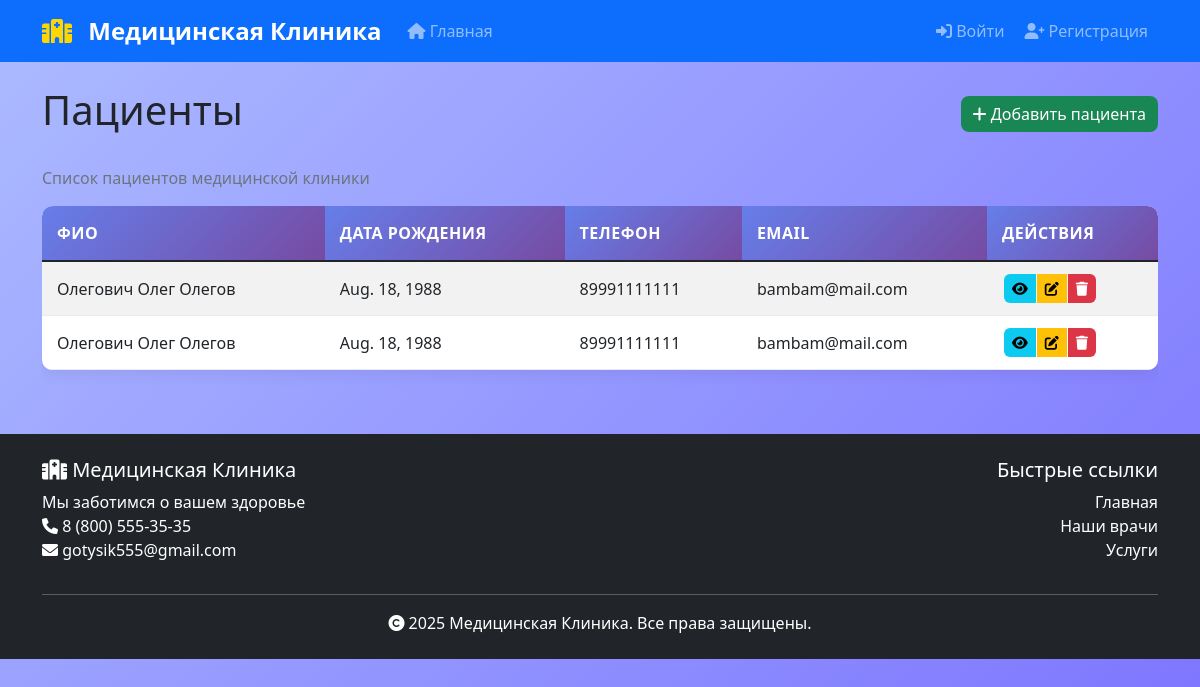
Screenshot of /clinic/patients/ with the database file from the repository.
### clinic/models.py (models this page shows, shortened)
class Patient(models.Model):
    first_name = models.CharField(max_length=50, verbose_name="Имя")
    last_name = models.CharField(max_length=50, verbose_name="Фамилия")
    middle_name = models.CharField(max_length=50, verbose_name="Отчество", blank=True)
    birth_date = models.DateField(verbose_name="Дата рождения")
    phone = models.CharField(max_length=20, verbose_name="Телефон")
    email = models.EmailField(verbose_name="Email", blank=True)
    address = models.TextField(verbose_name="Адрес", blank=True)
    class Meta:
        verbose_name = "Пациент"
        verbose_name_plural = "Пациенты"

### clinic/views.py (the view)
# urls.py: path('patients/', views.patient_list, name='patient_list'),
def patient_list(request):
    patients = Patient.objects.all()
    return render(request, 'clinic/patient_list.html', {
        'patients': patients
    })

### templates/clinic/patient_list.html (shortened to what this page needs)
{% extends 'base.html' %}
{% block content %}
<div class="d-flex justify-content-between align-items-center mb-4">
    <h1>Пациенты</h1>
    <a href="{% url 'clinic:patient_create' %}" class="btn btn-success">
        <i class="fas fa-plus"></i> Добавить пациента
    </a>
</div>
<p class="text-muted">Список пациентов медицинской клиники</p>
{% if patients %}
    <div class="table-responsive">
        <table class="table table-striped table-hover">
            <thead class="table-dark">
                <tr>
                    <th>ФИО</th>
                    <th>Дата рождения</th>
                    <th>Телефон</th>
                    <th>Email</th>
                    <th>Действия</th>
                </tr>
            </thead>
            <tbody>
                {% for patient in patients %}
                <tr>
                    <td>{{ patient.last_name }} {{ patient.first_name }} {{ patient.middle_name }}</td>
                    <td>{{ patient.birth_date }}</td>
                    <td>{{ patient.phone }}</td>
                    <td>{{ patient.email }}</td>
                    <td>
                        <div class="btn-group btn-group-sm">
                            <a href="{% url 'clinic:patient_detail' patient.pk %}" class="btn btn-info">
                                <i class="fas fa-eye"></i>
                            </a>
                            <a href="#" class="btn btn-warning">
                                <i class="fas fa-edit"></i>
                            </a>
                            <a href="#" class="btn btn-danger">
                                <i class="fas fa-trash"></i>
                            </a>
                        </div>
                    </td>
                </tr>
                {% endfor %}
            </tbody>
        </table>
    </div>
{% else %}
    <div class="text-center py-5">
        <i class="fas fa-user-injured fa-3x text-muted mb-3"></i>
        <h5 class="text-muted">Нет пациентов</h5>
        <p class="text-muted">Нажмите "Добавить пациента", чтобы создать первую запись</p>
    </div>
{% endif %}
{% endblock %}

### templates/base.html (shortened to what this page needs)
<!DOCTYPE html>
<html lang="ru">
<head>
    <link href="https://cdn.jsdelivr.net/npm/bootstrap@5.1.3/dist/css/bootstrap.min.css" rel="stylesheet">
    <link href="https://cdnjs.cloudflare.com/ajax/libs/font-awesome/6.0.0/css/all.min.css" rel="stylesheet">
    <link href="/static/css/style.css" rel="stylesheet">
    <link href="/static/css/forms.css" rel="stylesheet">
    <link href="/static/css/tables.css" rel="stylesheet">
</head>
<body>
    {% include 'includes/navigation.html' %}
    <div class="container mt-4">
        {% block content %}
        {% endblock %}
    </div>
    {% include 'includes/footer.html' %}
</body>
</html>

### templates/includes/navigation.html (shortened to what this page needs)
<nav class="navbar navbar-expand-lg navbar-dark bg-primary mb-4">
    <div class="container">
        <a class="navbar-brand" href="{% url 'home' %}">
            <i class="fas fa-hospital"></i> Медицинская Клиника
        </a>
        <div class="collapse navbar-collapse" id="navbarNav">
            <ul class="navbar-nav me-auto">
                <li class="nav-item">
                    <a class="nav-link" href="{% url 'home' %}">
                        <i class="fas fa-home"></i> Главная
                    </a>
                </li>
            </ul>
            <ul class="navbar-nav">
                {% if user.is_authenticated %}
                <li class="nav-item dropdown">
                    <a class="nav-link dropdown-toggle" href="#" id="userDropdown" role="button" data-bs-toggle="dropdown">
                        <i class="fas fa-user"></i> {{ user.username }}
                    </a>
                    <ul class="dropdown-menu">
                        <li><span class="dropdown-item-text">
                            <small>Тип: {{ user.get_user_type_display }}</small>
                        </span></li>
                        <li><hr class="dropdown-divider"></li>
                        <li><a class="dropdown-item" href="{% url 'clinic:logout' %}">
                            <i class="fas fa-sign-out-alt"></i> Выйти
                        </a></li>
                    </ul>
                </li>
                {% else %}
                <li class="nav-item">
                    <a class="nav-link" href="{% url 'clinic:login' %}">
                        <i class="fas fa-sign-in-alt"></i> Войти
                    </a>
                </li>
                <li class="nav-item">
                    <a class="nav-link" href="{% url 'clinic:register' %}">
                        <i class="fas fa-user-plus"></i> Регистрация
                    </a>
                </li>
                {% endif %}
            </ul>
        </div>
    </div>
</nav>

### templates/includes/footer.html
<footer class="bg-dark text-white mt-5">
    <div class="container py-4">
        <div class="row">
            <div class="col-md-6">
                <h5>
                    <i class="fas fa-hospital"></i> Медицинская Клиника
                </h5>
                <p class="mb-0">Мы заботимся о вашем здоровье</p>
                <p class="mb-0">
                    <i class="fas fa-phone"></i> 8 (800) 555-35-35
                </p>
                <p class="mb-0">
                    <i class="fas fa-envelope"></i> gotysik555@gmail.com
                </p>
            </div>
            <div class="col-md-6 text-end">
                <h5>Быстрые ссылки</h5>
                <ul class="list-unstyled">
                    <li><a href="{% url 'home' %}" class="text-white text-decoration-none">Главная</a></li>
                    <li><a href="{% url 'clinic:doctor_list' %}" class="text-white text-decoration-none">Наши врачи</a></li>
                    <li><a href="{% url 'clinic:service_list' %}" class="text-white text-decoration-none">Услуги</a></li>
                </ul>
            </div>
        </div>
        <hr class="my-3">
        <div class="row">
            <div class="col-12 text-center">
                <p class="mb-0">
                    <i class="fas fa-copyright"></i> 2025 Медицинская Клиника. Все права защищены.
                </p>
            </div>
        </div>
    </div>
</footer>

### static/css/style.css (style rules this page uses)
:root { --primary-color: #2c3e50; --secondary-color: #3498db; --success-color: #27ae60; --danger-color: #e74c3c; --warning-color: #f39c12; --info-color: #17a2b8; --light-color: #ecf0f1; --dark-color: #2c3e50; }
body { font-family: 'Segoe UI', Tahoma, Geneva, Verdana, sans-serif; background: linear-gradient(135deg, #acbbff 0%, #7c73ff 100%); min-height: 100vh; }
.navbar-brand { font-weight: 700; font-size: 1.5rem; }
.navbar-brand i { color: #ffd700; margin-right: 10px; }
.nav-link { font-weight: 500; transition: all 0.3s ease; border-radius: 5px; margin: 0 2px; }
.btn { border-radius: 8px; font-weight: 500; transition: all 0.3s ease; border: none; position: relative; overflow: hidden; }
.btn::before { content: ''; position: absolute; top: 0; left: -100%; width: 100%; height: 100%; background: linear-gradient(90deg, transparent, rgba(255, 255, 255, 0.2), transparent); transition: left 0.5s; }
.btn-group .btn { margin: 0 2px; border-radius: 6px; }
footer { margin-top: 50px; }
footer a { transition: all 0.3s ease; }
.container { animation: fadeIn 0.8s ease-out; }
.mb-4 { margin-bottom: 1.5rem !important; }
.mt-4 { margin-top: 1.5rem !important; }

### static/css/tables.css (style rules this page uses)
.table { border-radius: 10px; overflow: hidden; box-shadow: 0 0 20px rgba(0, 0, 0, 0.1); background: white; }
.table thead th { background: linear-gradient(135deg, #667eea, #764ba2); color: white; border: none; font-weight: 600; padding: 15px; text-transform: uppercase; letter-spacing: 0.5px; }
.table tbody tr { transition: all 0.3s ease; }
.table tbody td { padding: 12px 15px; border-color: #e9ecef; vertical-align: middle; }
.table-responsive { border-radius: 10px; }

### rows the page displays
Patient: last_name "Олегович", first_name "Олег", middle_name "Олегов", birth_date "Aug. 18, 1988", phone "89991111111", email "bambam@mail.com"
Patient: last_name "Олегович", first_name "Олег", middle_name "Олегов", birth_date "Aug. 18, 1988", phone "89991111111", email "bambam@mail.com"
